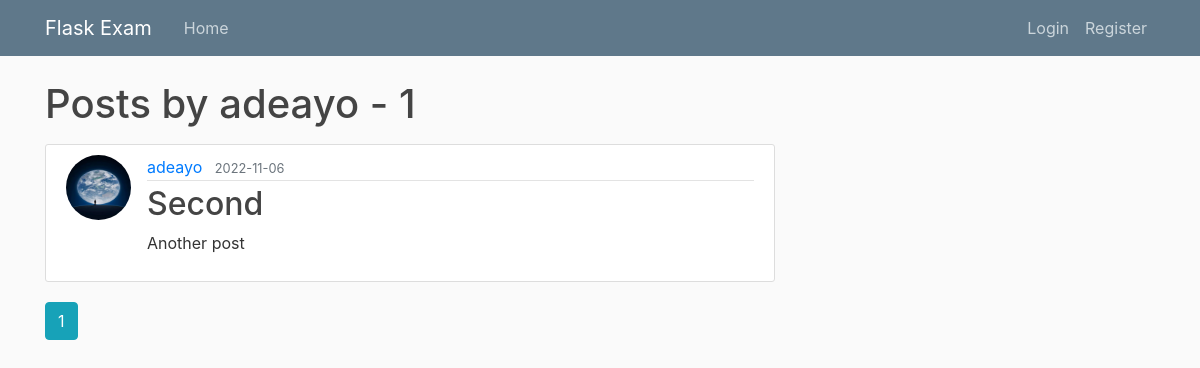
Screenshot of /user/adeayo with the database file from the repository.
### flaskexam/models.py (models this page shows, shortened)
class User(db.Model,UserMixin):
    id=db.Column(db.Integer, primary_key=True)
    username=db.Column(db.String(20), unique=True, nullable=False)
    email=db.Column(db.String(120), unique=True, nullable=False)
    firstname=db.Column(db.String(120), nullable=False)
    lastname=db.Column(db.String(120), nullable=False)
    image_file=db.Column(db.String(20), nullable=False,default='default.jpg')
    password=db.Column(db.String(60), nullable=False)
    posts=db.relationship('Post', backref=db.backref('author', lazy='joined'),
                                lazy='dynamic')

class Post(db.Model):
    id=db.Column(db.Integer, primary_key=True)
    title=db.Column(db.String(100), nullable=False)
    date_posted=db.Column(db.DateTime, nullable=False, default=datetime.utcnow)
    content=db.Column(db.Text, nullable=False)
    user_id=db.Column(db.Integer, db.ForeignKey('user.id'), nullable=False)

### flaskexam/users/routes.py (the view)
@users.route("/user/<string:username>")
def user_posts(username):
    page=request.args.get('page',1, type=int)
    user=User.query.filter_by(username=username).first_or_404()
    posts=Post.query.filter_by(author=user).order_by(Post.date_posted.desc()).paginate(per_page=5, page=page)
    return render_template('user_posts.html', user=user, posts=posts)

### flaskexam/templates/user_posts.html
{% extends "base.html"%}
{% block content %}
<h1 class="mb-3">Posts by {{user.username}} - {{posts.total}}</h1>
{%for post in posts.items%}
<article class="media content-section">
    <img class="rounded-circle article-img"
        src="{{url_for('static',filename='profilepicture/'+post.author.image_file)}}" alt="">
    <div class="media-body">
        <div class="article-metadata">
            <a class="mr-2" href="{{url_for('users.info', username=post.author.username)}}">{{
                post.author.username
                }}</a>
            <small class="text-muted">{{ post.date_posted.strftime('%Y-%m-%d') }}</small>
        </div>
        <h2><a class="article-title" href="{{url_for('posts.post',post_id=post.id)}}">{{ post.title }}</a></h2>
        <p class="article-content">{{ post.content }}</p>
    </div>
</article>
{%endfor%}
{% for page_num in posts.iter_pages(left_edge=1, right_edge=1, left_current=1, right_current=2) %}
{% if page_num %}
{% if posts.page==page_num %}
<a class="btn btn-info mb-4"
    href="{{url_for('users.user_posts', username=user.username, page=page_num)}}">{{page_num}}</a>
{%else%}
<a class="btn btn-outline-info mb-4"
    href="{{url_for('main.home',username=user.username, page=page_num)}}">{{page_num}}</a>
{%endif%}
{% else %}
...
{% endif %}
{%endfor%}
{% endblock content %}

### flaskexam/static/main.css (style rules this page uses)
body { background: #fafafa; color: #333333; margin-top: 5rem; }
h1, h2, h3, h4, h5, h6 { color: #444444; }
.content-section { background: #ffffff; padding: 10px 20px; border: 1px solid #dddddd; border-radius: 3px; margin-bottom: 20px; }
.article-title { color: #444444; }
.article-content { white-space: pre-line; }
.article-img { height: 65px; width: 65px; margin-right: 16px; }
.article-metadata { padding-bottom: 1px; margin-bottom: 4px; border-bottom: 1px solid #e3e3e3 }

### rows the page displays
User: username "adeayo"
Post: image_file (placeholder picture), author.username "adeayo", date_posted "2022-11-06", title "Second", content "Another post"

### other values shown
{{ posts.total }} "1"
{{ page_num }} "1"
